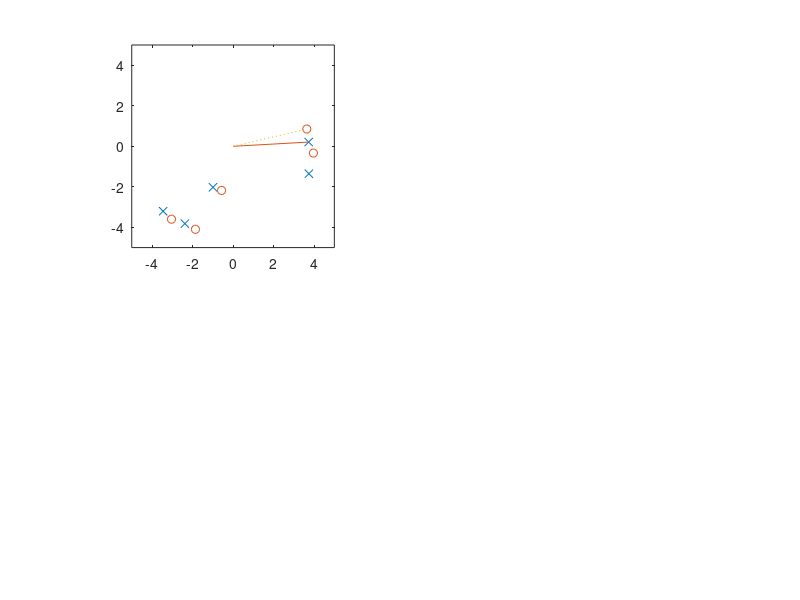
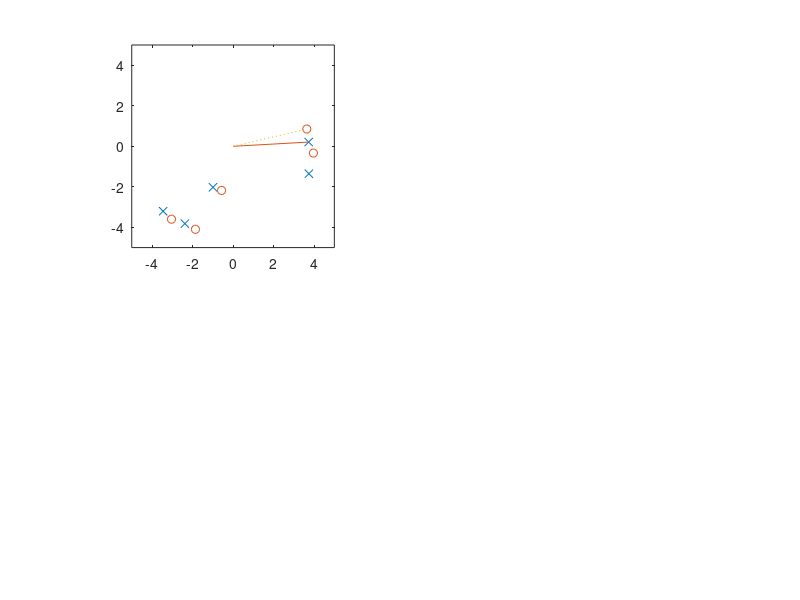

The MATLAB source for these figures, in order:
% test the procrustes rotation
% Copyright 1999 by Todd K. Moon

npts = 5;
x = -10*(rand(1,5)-.5);
y = -10*(rand(1,5)-.5);
clf;
subplot(2,2,1)
plot(x,y,'x')
hold on
line([0 x(1)],[0 y(1)])
axis equal
axis([-5 5 -5 5]);
theta = 10 *pi/180;
xnew = [];  ynew =[];
for i=1:npts
  thetai = theta + .2*(rand(1)-.5);
  c = cos(thetai); s = sin(thetai);
  R = [c -s; s c];
  xy = R*[x(i);y(i)];
  xnew = [xnew xy(1)]; ynew = [ynew xy(2)];
end
hold on
plot(xnew,ynew,'o');
plot([0 xnew(1)],[0 ynew(1)],':')
A = [x;y];
B = [xnew;ynew];

[u,s,v] = svd(B*A');
Q = u*v'
Q = v*u';
thetahat = asin(Q(1,2))*180/pi
print -dps ../pictures/procruses.ps
print -deps ../pictures/procruses.eps
